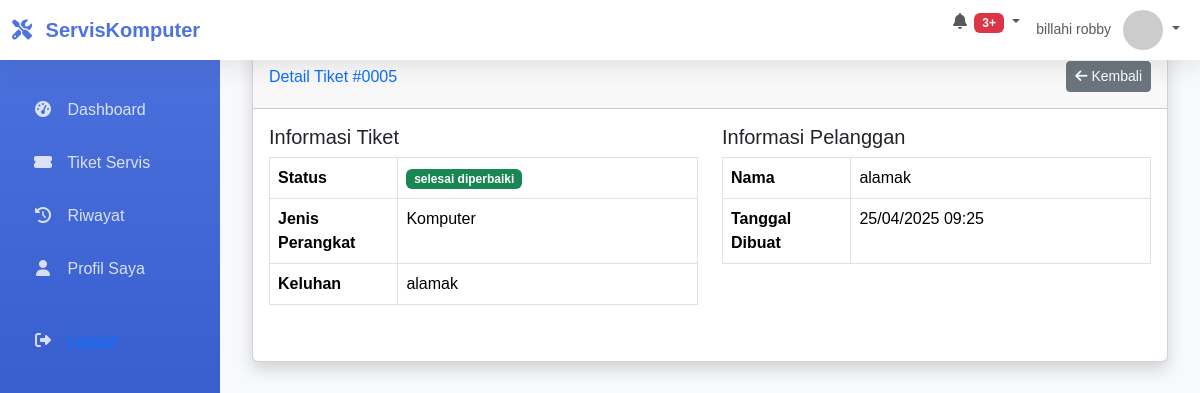
The page /teknisi/detail_tiket.php?id=5 (signed in) on the database its author committed.
### tables this page shows
CREATE TABLE `tiket_servis` (
  `id` int NOT NULL,
  `user_id` int NOT NULL,
  `device_type` enum('hp','laptop','komputer') NOT NULL,
  `keluhan` text NOT NULL,
  `status` enum('pending','dikonfirmasi_admin','diproses_teknisi','selesai_diperbaiki','menunggu_pembayaran','lunas','servis_dibatalkan') DEFAULT 'pending',
  `biaya_servis` decimal(10,2) DEFAULT '0.00',
  `keterangan_teknisi` text,
  `bukti_pembayaran` varchar(255) DEFAULT NULL,
  `tanggal_dibuat` datetime DEFAULT CURRENT_TIMESTAMP,
  `tanggal_selesai` datetime DEFAULT NULL,
  `teknisi_id` int DEFAULT NULL,
  `keterangan_admin` varchar(225) DEFAULT NULL
);

CREATE TABLE `users` (
  `id` int NOT NULL,
  `username` varchar(50) NOT NULL,
  `password` varchar(50) NOT NULL,
  `nama` varchar(100) NOT NULL,
  `no_hp` varchar(20) NOT NULL,
  `role` enum('admin','teknisi','pelanggan') NOT NULL
);

### config/koneksi.php (called while the page is built, shortened)
<?php
$host = 'localhost';
$user = 'root';
$password = '';
$database = 'servis_komputer_db';
$koneksi = new mysqli($host, $user, $password, $database);
function bersihkan($data) {
    global $koneksi;
    return $koneksi->real_escape_string(strip_tags(trim($data)));
}
?>

### teknisi/detail_tiket.php (the view, shortened to what this page needs)
<?php
require '../config/koneksi.php';
$tiket_id = bersihkan($_GET['id']);
$teknisi_id = $_SESSION['user_id'];
$tiket = $koneksi->query("SELECT t.*, u.nama as nama_pelanggan
                         FROM tiket_servis t
                         JOIN users u ON t.user_id = u.id
                         WHERE t.id='$tiket_id' AND t.teknisi_id='$teknisi_id'")->fetch_assoc();
require '../includes/navbar_teknisi.php';
?>
<div class="card shadow mb-4">
    <div class="card-header py-3 d-flex justify-content-between align-items-center">
        <h6 class="m-0 font-weight-bold text-primary">
            Detail Tiket #<?= str_pad($tiket['id'], 4, '0', STR_PAD_LEFT) ?>
        </h6>
        <a href="dashboard.php" class="btn btn-sm btn-secondary">
            <i class="fas fa-arrow-left"></i> Kembali
        </a>
    </div>
    <div class="card-body">
        <div class="row mb-4">
            <div class="col-md-6">
                <h5>Informasi Tiket</h5>
                <table class="table table-bordered">
                    <tr>
                        <th width="30%">Status</th>
                        <td>
                            <span class="badge bg-<?= $tiket['status'] == 'diproses_teknisi' ? 'primary' : 'success' ?>">
                                <?= str_replace('_', ' ', $tiket['status']) ?>
                            </span>
                        </td>
                    </tr>
                    <tr>
                        <th>Jenis Perangkat</th>
                        <td><?= ucfirst($tiket['device_type']) ?></td>
                    </tr>
                    <tr>
                        <th>Keluhan</th>
                        <td><?= nl2br($tiket['keluhan']) ?></td>
                    </tr>
                </table>
            </div>
            <div class="col-md-6">
                <h5>Informasi Pelanggan</h5>
                <table class="table table-bordered">
                    <tr>
                        <th width="30%">Nama</th>
                        <td><?= $tiket['nama_pelanggan'] ?></td>
                    </tr>
                    <tr>
                        <th>Tanggal Dibuat</th>
                        <td><?= date('d/m/Y H:i', strtotime($tiket['tanggal_dibuat'])) ?></td>
                    </tr>
                </table>
            </div>
        </div>
    </div>
</div>

### includes/navbar_teknisi.php (style rules this page uses)
:root { --primary-color: #4e73df; --secondary-color: #f8f9fc; --dark-color: #5a5c69; }
body { font-family: 'Nunito', sans-serif; background-color: #f8f9fc; }

### rows shown on the page
tiket_servis: id "0005", status "selesai diperbaiki", device_type "Komputer", keluhan "alamak", user.nama "alamak", tanggal_dibuat "25/04/2025 09:25"

### other values the page prints
$_SESSION['nama'] "billahi robby"
